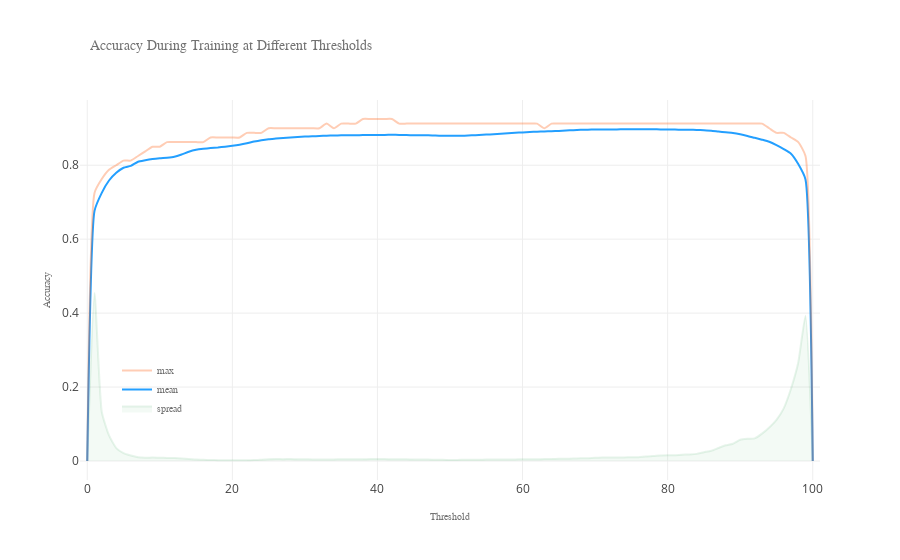

Notebook source saved alongside this figure:
### Code cell
frames = [
    go.Scatter(
        y=800*np.array(stddev_data)**3,
        x=list(range(len(evaluator.accuracy_curve_results[2000]))),
        mode='lines',
        name='spread',
        line={'smoothing': 0.5, 'shape': 'spline','color':'rgba(26,150,65,0.1)'},
        fillcolor='rgba(26,150,65,0.05)',
        fill='tonexty',
    ),
    go.Scatter(
        y=mean_data,
        x=list(range(len(evaluator.accuracy_curve_results[2000]))),
        mode='lines',
        line={'smoothing': 0.5, 'shape': 'spline', 'color':'rgb(35,159,255)'},
        name='mean',
    ),
    go.Scatter(
        y=max_data,
        x=list(range(len(evaluator.accuracy_curve_results[2000]))),
        mode='lines',
        line={'smoothing': 0.5, 'shape': 'spline', 'color':'rgba(255,89,12, 0.3)'},
        name='max',
    ),
]
layout = go.Layout(
    title=dict(text='Accuracy During Training at Different Thresholds', x=0.1),
    xaxis=dict(
        range=[-1, 101], zeroline=False, title="Threshold",
        titlefont=dict(family='sans serif', size=10, color='#727272')),
    yaxis=dict(
        zeroline=False, title="Accuracy",
        titlefont=dict(family='sans serif', size=10, color='#727272')),
    legend=dict(
        x=0.05, y=0.15,
        font=dict(family='sans-serif', size=10, color='#727272'),
        bgcolor='rgba(0,0,0,0)'
    ),
    titlefont=dict(family='sans serif', size=14, color='#727272')
)
fig = go.Figure(data=frames, layout=layout)
plotly.iplot(fig)
